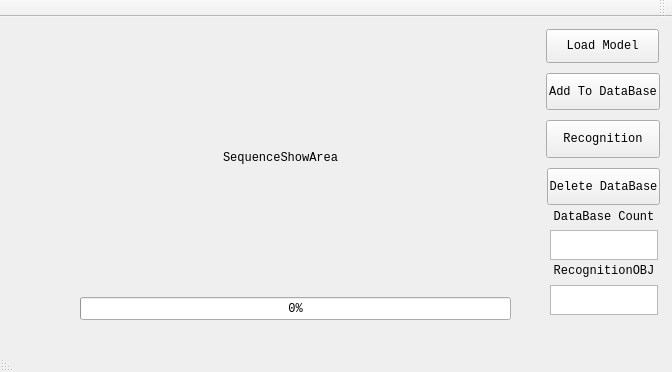
<?xml version="1.0" encoding="UTF-8"?>
<ui version="4.0">
 <class>GaitUIClass</class>
 <widget class="QMainWindow" name="GaitUIClass">
  <property name="geometry">
   <rect>
    <x>0</x>
    <y>0</y>
    <width>672</width>
    <height>372</height>
   </rect>
  </property>
  <property name="font">
   <font>
    <family>Consolas</family>
    <pointsize>9</pointsize>
    <weight>50</weight>
    <bold>false</bold>
   </font>
  </property>
  <property name="windowTitle">
   <string>GaitUI</string>
  </property>
  <property name="layoutDirection">
   <enum>Qt::RightToLeft</enum>
  </property>
  <property name="autoFillBackground">
   <bool>false</bool>
  </property>
  <widget class="QWidget" name="centralWidget">
   <widget class="QPushButton" name="loadModelBtn">
    <property name="geometry">
     <rect>
      <x>546</x>
      <y>12</y>
      <width>113</width>
      <height>34</height>
     </rect>
    </property>
    <property name="text">
     <string>Load Model</string>
    </property>
    <property name="checkable">
     <bool>false</bool>
    </property>
   </widget>
   <widget class="QPushButton" name="addToDataBaseBtn">
    <property name="geometry">
     <rect>
      <x>546</x>
      <y>56</y>
      <width>114</width>
      <height>37</height>
     </rect>
    </property>
    <property name="text">
     <string>Add To DataBase</string>
    </property>
   </widget>
   <widget class="QPushButton" name="recognitionBtn">
    <property name="geometry">
     <rect>
      <x>546</x>
      <y>103</y>
      <width>114</width>
      <height>38</height>
     </rect>
    </property>
    <property name="text">
     <string>Recognition</string>
    </property>
   </widget>
   <widget class="QPushButton" name="deleteDataBaseBtn">
    <property name="geometry">
     <rect>
      <x>547</x>
      <y>151</y>
      <width>113</width>
      <height>37</height>
     </rect>
    </property>
    <property name="text">
     <string>Delete DataBase</string>
    </property>
   </widget>
   <widget class="QLabel" name="database_count_label">
    <property name="geometry">
     <rect>
      <x>552</x>
      <y>190</y>
      <width>104</width>
      <height>20</height>
     </rect>
    </property>
    <property name="layoutDirection">
     <enum>Qt::RightToLeft</enum>
    </property>
    <property name="text">
     <string>DataBase Count</string>
    </property>
    <property name="alignment">
     <set>Qt::AlignCenter</set>
    </property>
   </widget>
   <widget class="QTextEdit" name="database_number_edit">
    <property name="geometry">
     <rect>
      <x>550</x>
      <y>213</y>
      <width>108</width>
      <height>30</height>
     </rect>
    </property>
    <property name="lineWrapMode">
     <enum>QTextEdit::WidgetWidth</enum>
    </property>
    <property name="readOnly">
     <bool>true</bool>
    </property>
   </widget>
   <widget class="QLabel" name="recognition_obj_label">
    <property name="geometry">
     <rect>
      <x>552</x>
      <y>244</y>
      <width>104</width>
      <height>20</height>
     </rect>
    </property>
    <property name="layoutDirection">
     <enum>Qt::RightToLeft</enum>
    </property>
    <property name="text">
     <string>RecognitionOBJ</string>
    </property>
    <property name="alignment">
     <set>Qt::AlignCenter</set>
    </property>
   </widget>
   <widget class="QTextEdit" name="recognition_obj_edit">
    <property name="geometry">
     <rect>
      <x>550</x>
      <y>268</y>
      <width>108</width>
      <height>30</height>
     </rect>
    </property>
    <property name="readOnly">
     <bool>true</bool>
    </property>
   </widget>
   <widget class="QLabel" name="image_show_label">
    <property name="geometry">
     <rect>
      <x>40</x>
      <y>20</y>
      <width>481</width>
      <height>241</height>
     </rect>
    </property>
    <property name="text">
     <string>SequenceShowArea</string>
    </property>
    <property name="alignment">
     <set>Qt::AlignCenter</set>
    </property>
   </widget>
   <widget class="QProgressBar" name="progressBar">
    <property name="geometry">
     <rect>
      <x>80</x>
      <y>280</y>
      <width>431</width>
      <height>23</height>
     </rect>
    </property>
    <property name="layoutDirection">
     <enum>Qt::LeftToRight</enum>
    </property>
    <property name="value">
     <number>0</number>
    </property>
   </widget>
  </widget>
  <widget class="QMenuBar" name="menuBar">
   <property name="geometry">
    <rect>
     <x>0</x>
     <y>0</y>
     <width>672</width>
     <height>23</height>
    </rect>
   </property>
  </widget>
  <widget class="QToolBar" name="mainToolBar">
   <attribute name="toolBarArea">
    <enum>TopToolBarArea</enum>
   </attribute>
   <attribute name="toolBarBreak">
    <bool>false</bool>
   </attribute>
  </widget>
  <widget class="QStatusBar" name="statusBar"/>
 </widget>
 <layoutdefault spacing="6" margin="11"/>
 <resources>
  <include location="GaitUI.qrc"/>
 </resources>
 <connections/>
</ui>
